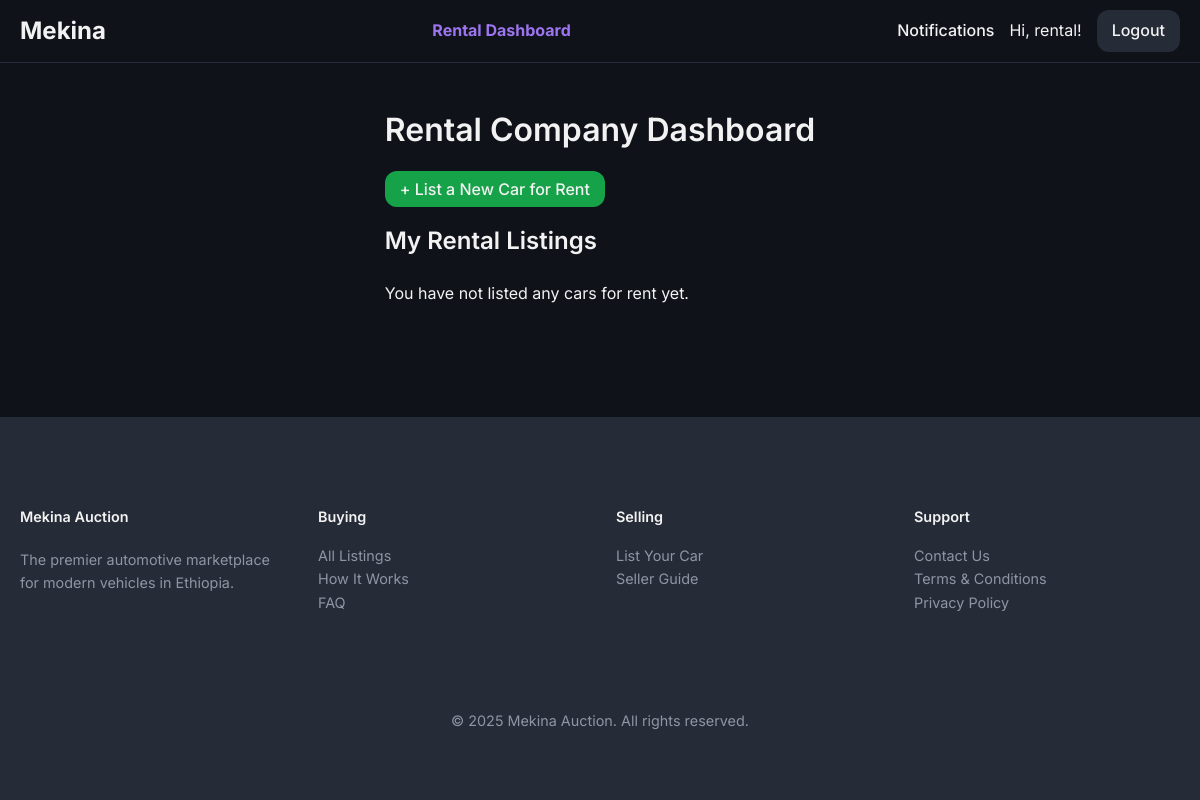
The page /rentals/dashboard (signed in) on the database as committed earlier.
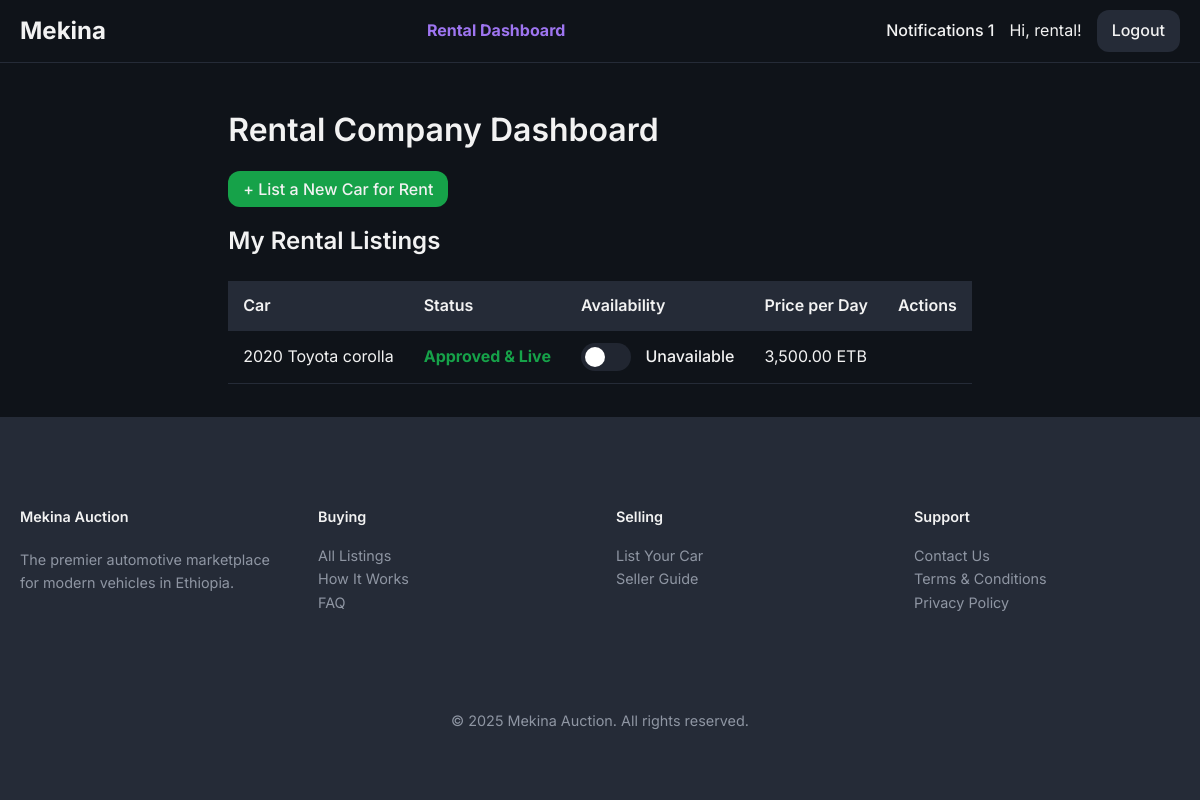
The same page on the database as committed later.
### models/car.py (models this page shows, shortened)
class Car(db.Model):
    id = db.Column(db.Integer, primary_key=True)
    make = db.Column(db.String(64), nullable=False)
    model = db.Column(db.String(64), nullable=False)
    year = db.Column(db.Integer, nullable=False)
    description = db.Column(db.Text, nullable=True)
    owner_id = db.Column(db.Integer, db.ForeignKey('user.id'), nullable=False)
    service_history_url = db.Column(db.String(200), nullable=True)
    inspection_report_url = db.Column(db.String(200), nullable=True)
    is_approved = db.Column(db.Boolean, default=False, nullable=False)
    transmission = db.Column(db.String(50))
    drivetrain = db.Column(db.String(50))
    mileage = db.Column(db.Integer)
    fuel_type = db.Column(db.String(50))
    condition = db.Column(db.String(50)) # e.g., New, Used
    body_type = db.Column(db.String(50), nullable=True) # e.g., SUV, Sedan
    listing_type = db.Column(db.String(50), default='auction', nullable=False) # 'auction', 'sale', 'rental'
    fixed_price = db.Column(db.Float, nullable=True) # For 'sale' listing_type
    auction = db.relationship('Auction', backref='car', uselist=False) # One-to-one relationship with Auction
    rental_listing = db.relationship('RentalListing', backref='car', uselist=False)
    images = db.relationship('CarImage', backref='car', lazy=True, cascade="all, delete-orphan") # One-to-many relationship with CarImage
    equipment = db.relationship('Equipment', secondary=car_equipment_association, lazy='subquery', backref=db.backref('cars', lazy=True))

### models/rental_listing.py (models this page shows, shortened)
class RentalListing(db.Model):
    __tablename__ = 'rental_listings'
    id = db.Column(db.Integer, primary_key=True)
    price_per_day = db.Column(db.Float, nullable=False)
    is_available = db.Column(db.Boolean, default=True, nullable=False)
    car_id = db.Column(db.Integer, db.ForeignKey('car.id'), nullable=False, unique=True)

### routes/rentals.py (the view)
@rentals_bp.route('/dashboard')
@login_required
@rental_company_required
def dashboard():
    my_rental_cars = Car.query.filter_by(owner_id=current_user.id, listing_type='rental').order_by(Car.id.desc()).all()
    return render_template('rental_dashboard.html', my_rental_cars=my_rental_cars)

### routes/rentals.py (called while the page is built)
def rental_company_required(f):
    @wraps(f)
    def decorated_function(*args, **kwargs):
        if not current_user.is_authenticated or not current_user.is_rental_company:
            abort(403) # Forbidden
        return f(*args, **kwargs)
    return decorated_function

### templates/rental_dashboard.html (shortened to what this page needs)
{% extends "base.html" %}
{% block content %}
    <h1>Rental Company Dashboard</h1>
    <div style="margin-bottom: 20px;">
        <a href="{{ url_for('seller.submit_car') }}" class="nav-button" style="background-color: hsl(var(--success)); text-decoration: none;">+ List a New Car for Rent</a>
    </div>
    <div class="dashboard-section">
        <h2>My Rental Listings</h2>
        {% if my_rental_cars %}
            <table>
                <thead>
                    <tr>
                        <th>Car</th>
                        <th>Status</th>
                        <th>Availability</th>
                        <th>Price per Day</th>
                        <th>Actions</th>
                    </tr>
                </thead>
                <tbody>
                    {% for car in my_rental_cars %}
                    <tr>
                        <td>{{ car.year }} {{ car.make }} {{ car.model }}</td>
                        <td>
                            {% if car.is_approved %}
                                <span style="color: hsl(var(--success)); font-weight: bold;">Approved & Live</span>
                            {% else %}
                                <span style="color: hsl(var(--warning)); font-weight: bold;">Pending Approval</span>
                            {% endif %}
                        </td>
                        <td>
                            {% if car.is_approved and car.rental_listing %}
                            <label class="switch">
                                <span class="slider round"></span>
                            </label>
                            <span id="status-text-{{ car.rental_listing.id }}" class="availability-text">{% if car.rental_listing.is_available %}Available{% else %}Unavailable{% endif %}</span>
                            {% endif %}
                        </td>
                        <td>
                            {% if car.rental_listing %}
                                {{ '{:,.2f}'.format(car.rental_listing.price_per_day) }} ETB
                            {% endif %}
                        </td>
                        <td>{% if not car.is_approved %}<a href="{{ url_for('seller.edit_car', car_id=car.id) }}">Edit</a>{% endif %}</td>
                    </tr>
                    {% endfor %}
                </tbody>
            </table>
        {% else %}
            <p>You have not listed any cars for rent yet.</p>
        {% endif %}
    </div>
{% endblock %}

### templates/base.html (shortened to what this page needs)
<!DOCTYPE html>
<html lang="en">
<head>
    <link rel="stylesheet" href="{{ url_for('static', filename='css/style.css') }}">
</head>
<body>
    <nav>
        <a href="{{ url_for('main.home') }}" class="nav-brand">Mekina</a>
        <ul>
            {% if current_user.is_authenticated and current_user.is_admin %}
                <li><a href="{{ url_for('admin.dashboard') }}" class="{{ 'active' if request.endpoint == 'admin.dashboard' }}">Dashboard</a></li>
                <li><a href="{{ url_for('admin.rental_management') }}" class="{{ 'active' if request.endpoint == 'admin.rental_management' }}">Manage Rentals</a></li>
                <li><a href="{{ url_for('admin.user_management') }}" class="{{ 'active' if request.endpoint == 'admin.user_management' }}">Users</a></li>
                <li><a href="{{ url_for('auctions.list_auctions') }}" class="{{ 'active' if request.endpoint == 'auctions.list_auctions' }}">Manage Listings</a></li>
            {% elif current_user.is_authenticated and current_user.is_rental_company %}
                <li><a href="{{ url_for('rentals.dashboard') }}" class="{{ 'active' if request.endpoint == 'rentals.dashboard' }}">Rental Dashboard</a></li>
            {% endif %}
        </ul>
        <div class="nav-right">
            {% if current_user.is_authenticated %}
                <a href="{{ url_for('main.notifications') }}">
                    Notifications
                    {% if unread_notifications > 0 %}<span class="notification-badge">{{ unread_notifications }}</span>{% endif %}
                </a>
                <span>Hi, {{ current_user.username }}!</span>
                <a href="{{ url_for('auth.logout') }}" class="nav-button">Logout</a>
            {% else %}
                <a href="{{ url_for('auth.login') }}" class="nav-button">Login</a>
                <a href="{{ url_for('auth.register') }}" class="nav-button">Register</a>
            {% endif %}
        </div>
    </nav>
    <main class="container">
        {% block content %}{% endblock %}
    </main>
    <footer class="site-footer">
        <div class="container">
            <div class="footer-grid">
                <div class="footer-brand">
                    <h4>Mekina Auction</h4>
                    <p>
                        The premier automotive marketplace for modern vehicles in Ethiopia.
                    </p>
                </div>
                <div class="footer-links">
                    <h4>Buying</h4>
                    <ul>
                        <li><a href="{{ url_for('main.all_listings') }}">All Listings</a></li>
                        <li><a href="{{ url_for('main.how_it_works') }}">How It Works</a></li>
                        <li><a href="#">FAQ</a></li>
                    </ul>
                </div>
                <div class="footer-links">
                    <h4>Selling</h4>
                    <ul>
                        <li><a href="{{ url_for('seller.submit_car') }}">List Your Car</a></li>
                        <li><a href="#">Seller Guide</a></li>
                    </ul>
                </div>
                <div class="footer-links">
                    <h4>Support</h4>
                    <ul>
                        <li><a href="#">Contact Us</a></li>
                        <li><a href="#">Terms & Conditions</a></li>
                        <li><a href="#">Privacy Policy</a></li>
                    </ul>
                </div>
            </div>
            <div class="footer-bottom">
                <p>&copy; {{ now.year }} Mekina Auction. All rights reserved.</p>
            </div>
        </div>
    </footer>
</body>
</html>

Rows that differ between the two databases and show on the page:
added Car: year "2020", make "Toyota", model "corolla", is_approved "Approved & Live"
added RentalListing: rental_listing.price_per_day "3,500.00"
Other text that changed with them:
{{ unread_notifications }}: (not shown) → "1"
text no longer shown: "You have not listed any cars for rent yet."
text now shown: "Car Status Availability Price per Day Actions"
